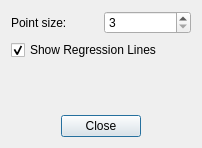
<?xml version="1.0" encoding="UTF-8"?>
<ui version="4.0">
 <class>CurveViewerDisplayOptionsDialog</class>
 <widget class="QDialog" name="CurveViewerDisplayOptionsDialog">
  <property name="geometry">
   <rect>
    <x>0</x>
    <y>0</y>
    <width>202</width>
    <height>148</height>
   </rect>
  </property>
  <property name="windowTitle">
   <string>Dialog</string>
  </property>
  <property name="windowIcon">
   <iconset resource="icons.qrc">
    <normaloff>:/icons/images/logo_fs_64x64.png</normaloff>:/icons/images/logo_fs_64x64.png</iconset>
  </property>
  <layout class="QVBoxLayout" name="verticalLayout">
   <item>
    <layout class="QGridLayout" name="gridLayout">
     <item row="0" column="0">
      <widget class="QLabel" name="label">
       <property name="text">
        <string>Point size:</string>
       </property>
      </widget>
     </item>
     <item row="0" column="1">
      <widget class="QSpinBox" name="sbDatapointSize">
       <property name="minimum">
        <number>3</number>
       </property>
       <property name="singleStep">
        <number>2</number>
       </property>
      </widget>
     </item>
     <item row="1" column="0" colspan="2">
      <widget class="QCheckBox" name="cbRegressionLines">
       <property name="text">
        <string>Show Regression Lines</string>
       </property>
       <property name="checked">
        <bool>true</bool>
       </property>
      </widget>
     </item>
    </layout>
   </item>
   <item>
    <spacer name="verticalSpacer">
     <property name="orientation">
      <enum>Qt::Vertical</enum>
     </property>
     <property name="sizeHint" stdset="0">
      <size>
       <width>20</width>
       <height>40</height>
      </size>
     </property>
    </spacer>
   </item>
   <item>
    <layout class="QHBoxLayout" name="horizontalLayout">
     <item>
      <spacer name="horizontalSpacer">
       <property name="orientation">
        <enum>Qt::Horizontal</enum>
       </property>
       <property name="sizeHint" stdset="0">
        <size>
         <width>40</width>
         <height>20</height>
        </size>
       </property>
      </spacer>
     </item>
     <item>
      <widget class="QPushButton" name="pushButton">
       <property name="text">
        <string>Close</string>
       </property>
      </widget>
     </item>
     <item>
      <spacer name="horizontalSpacer_2">
       <property name="orientation">
        <enum>Qt::Horizontal</enum>
       </property>
       <property name="sizeHint" stdset="0">
        <size>
         <width>40</width>
         <height>20</height>
        </size>
       </property>
      </spacer>
     </item>
    </layout>
   </item>
  </layout>
 </widget>
 <resources>
  <include location="icons.qrc"/>
 </resources>
 <connections>
  <connection>
   <sender>pushButton</sender>
   <signal>clicked()</signal>
   <receiver>CurveViewerDisplayOptionsDialog</receiver>
   <slot>hide()</slot>
   <hints>
    <hint type="sourcelabel">
     <x>95</x>
     <y>126</y>
    </hint>
    <hint type="destinationlabel">
     <x>95</x>
     <y>73</y>
    </hint>
   </hints>
  </connection>
 </connections>
</ui>
